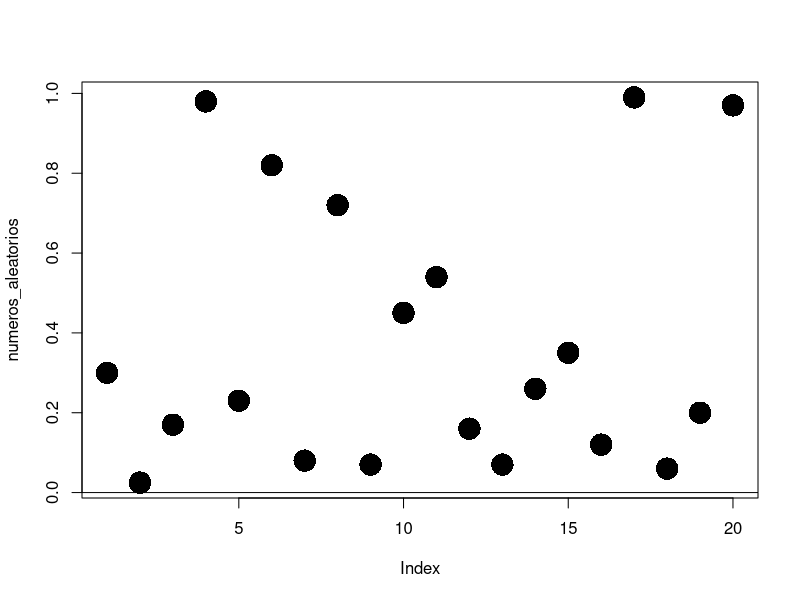
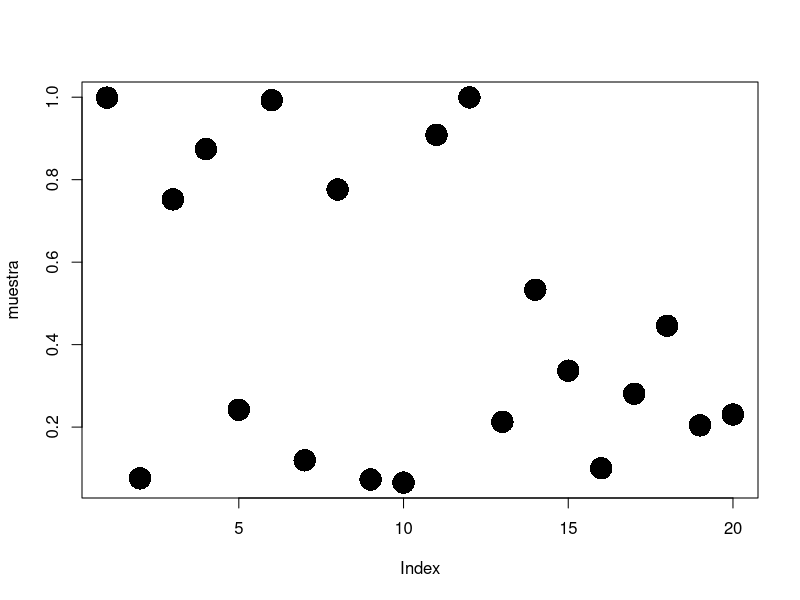
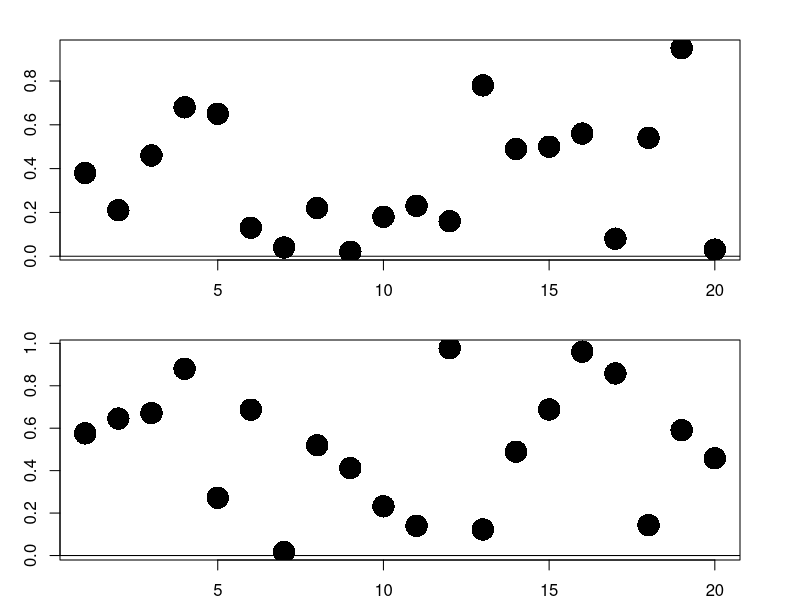
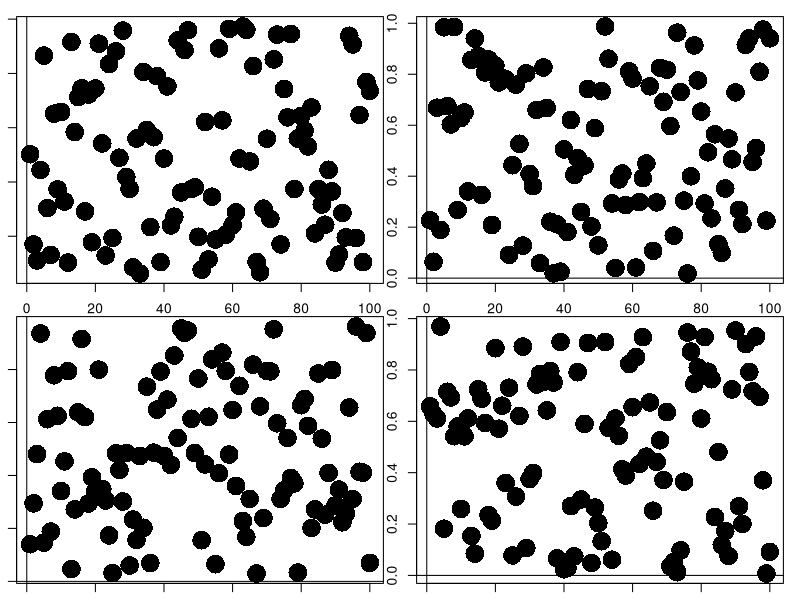

R code for these plots, in order:
numeros_aleatorios <- c(0.3,.025,.17,.98,0.23,
                        0.82,0.08,0.72,0.07,0.45,
                        0.54,0.16,0.07,0.26,0.35,
                        0.12,0.99,0.06,0.2,0.97)
plot(numeros_aleatorios,pch=16,cex=3)#graf. de dispersion
abline(h=0,v=0)
####
muestra <- runif(20)
plot(muestra,pch=16,cex=3)#graf. de dispersion
abline(h=0,v=0)
####
par(mfrow=c(2,1),mar=c(2,3,2,3))
##################################
# La media poblacional es 1/2 = 0.5
# La varianza poblacional es 1/12= 0.08333
#################################
# Cálculo de la media y varianza muestral
mean(numeros_aleatorios)
mean(muestra)
#
var(numeros_aleatorios)
var(muestra)
###################################

###################################
los_numeros <- c(38,21,46,68,65,
                 13,4,22,2,18,
                 23,16,78,49,50,
                 56,8,54,95,3)
numeros_aleatorios_2 <- los_numeros/100
plot(numeros_aleatorios_2,pch=16,cex=3)#graf. de dispersion
abline(h=0,v=0)
####
muestra <- runif(20)
plot(muestra,pch=16,cex=3)#graf. de dispersion
abline(h=0,v=0)

####
mean(numeros_aleatorios_2)
var(numeros_aleatorios_2)
####
mean(muestra)
var(muestra)
####
# La media poblacional es 1/2 = 0.5
# La varianza poblacional es 1/12= 0.08333

par(mfrow=c(2,2),mar=c(1,1,1,1))
####
muestra <- runif(100)
plot(muestra,pch=16,cex=3)#graf. de dispersion
abline(h=0,v=0)
####
muestra <- runif(100)
plot(muestra,pch=16,cex=3)#graf. de dispersion
abline(h=0,v=0)
####
muestra <- runif(100)
plot(muestra,pch=16,cex=3)#graf. de dispersion
abline(h=0,v=0)
####
muestra <- runif(100)
plot(muestra,pch=16,cex=3)#graf. de dispersion
abline(h=0,v=0)
